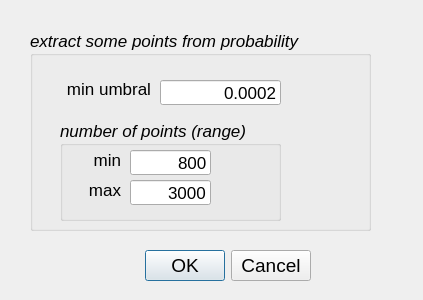
<?xml version="1.0" encoding="UTF-8"?>
<ui version="4.0">
 <class>DlgOgl</class>
 <widget class="QDialog" name="DlgOgl">
  <property name="geometry">
   <rect>
    <x>0</x>
    <y>0</y>
    <width>423</width>
    <height>300</height>
   </rect>
  </property>
  <property name="font">
   <font>
    <pointsize>13</pointsize>
   </font>
  </property>
  <property name="windowTitle">
   <string>OpenGL ( render DIrac 3D np array )</string>
  </property>
  <widget class="QDialogButtonBox" name="buttonBox">
   <property name="geometry">
    <rect>
     <x>50</x>
     <y>250</y>
     <width>261</width>
     <height>32</height>
    </rect>
   </property>
   <property name="font">
    <font>
     <pointsize>14</pointsize>
    </font>
   </property>
   <property name="orientation">
    <enum>Qt::Horizontal</enum>
   </property>
   <property name="standardButtons">
    <set>QDialogButtonBox::Cancel|QDialogButtonBox::Ok</set>
   </property>
  </widget>
  <widget class="QGroupBox" name="groupBox">
   <property name="geometry">
    <rect>
     <x>30</x>
     <y>30</y>
     <width>341</width>
     <height>201</height>
    </rect>
   </property>
   <property name="font">
    <font>
     <pointsize>13</pointsize>
     <italic>true</italic>
    </font>
   </property>
   <property name="title">
    <string>extract some points from probability</string>
   </property>
   <widget class="QLabel" name="label">
    <property name="geometry">
     <rect>
      <x>10</x>
      <y>50</y>
      <width>111</width>
      <height>17</height>
     </rect>
    </property>
    <property name="font">
     <font>
      <italic>false</italic>
     </font>
    </property>
    <property name="text">
     <string>min umbral</string>
    </property>
    <property name="alignment">
     <set>Qt::AlignRight|Qt::AlignTrailing|Qt::AlignVCenter</set>
    </property>
   </widget>
   <widget class="QLineEdit" name="txumbral">
    <property name="geometry">
     <rect>
      <x>130</x>
      <y>50</y>
      <width>121</width>
      <height>25</height>
     </rect>
    </property>
    <property name="font">
     <font>
      <italic>false</italic>
     </font>
    </property>
    <property name="toolTip">
     <string>&lt;html&gt;&lt;head/&gt;&lt;body&gt;&lt;p&gt;&lt;span style=&quot; font-size:10pt;&quot;&gt;Min percent from the max probabilty to include a point from psi probability. This can change autmatically change if number os points are not in the below range&lt;/span&gt;&lt;/p&gt;&lt;/body&gt;&lt;/html&gt;</string>
    </property>
    <property name="text">
     <string>0.0002</string>
    </property>
    <property name="alignment">
     <set>Qt::AlignRight|Qt::AlignTrailing|Qt::AlignVCenter</set>
    </property>
   </widget>
   <widget class="QGroupBox" name="groupBox_2">
    <property name="geometry">
     <rect>
      <x>30</x>
      <y>90</y>
      <width>221</width>
      <height>101</height>
     </rect>
    </property>
    <property name="title">
     <string>number of points (range)</string>
    </property>
    <widget class="QLineEdit" name="txminPoints">
     <property name="geometry">
      <rect>
       <x>70</x>
       <y>30</y>
       <width>81</width>
       <height>25</height>
      </rect>
     </property>
     <property name="font">
      <font>
       <italic>false</italic>
      </font>
     </property>
     <property name="toolTip">
      <string>&lt;html&gt;&lt;head/&gt;&lt;body&gt;&lt;p&gt;&lt;span style=&quot; font-size:10pt;&quot;&gt;min number of points to extract from numpy 3D array&lt;/span&gt;&lt;/p&gt;&lt;/body&gt;&lt;/html&gt;</string>
     </property>
     <property name="text">
      <string>800</string>
     </property>
     <property name="alignment">
      <set>Qt::AlignRight|Qt::AlignTrailing|Qt::AlignVCenter</set>
     </property>
    </widget>
    <widget class="QLabel" name="label_2">
     <property name="geometry">
      <rect>
       <x>20</x>
       <y>30</y>
       <width>41</width>
       <height>20</height>
      </rect>
     </property>
     <property name="font">
      <font>
       <italic>false</italic>
      </font>
     </property>
     <property name="text">
      <string>min</string>
     </property>
     <property name="alignment">
      <set>Qt::AlignRight|Qt::AlignTrailing|Qt::AlignVCenter</set>
     </property>
    </widget>
    <widget class="QLineEdit" name="txmaxpoints">
     <property name="geometry">
      <rect>
       <x>70</x>
       <y>60</y>
       <width>81</width>
       <height>25</height>
      </rect>
     </property>
     <property name="font">
      <font>
       <italic>false</italic>
      </font>
     </property>
     <property name="toolTip">
      <string>&lt;html&gt;&lt;head/&gt;&lt;body&gt;&lt;p&gt;&lt;span style=&quot; font-size:10pt;&quot;&gt;max number of points to extract from numpy 3D array&lt;/span&gt;&lt;/p&gt;&lt;/body&gt;&lt;/html&gt;</string>
     </property>
     <property name="text">
      <string>3000</string>
     </property>
     <property name="alignment">
      <set>Qt::AlignRight|Qt::AlignTrailing|Qt::AlignVCenter</set>
     </property>
    </widget>
    <widget class="QLabel" name="label_3">
     <property name="geometry">
      <rect>
       <x>20</x>
       <y>60</y>
       <width>41</width>
       <height>20</height>
      </rect>
     </property>
     <property name="font">
      <font>
       <italic>false</italic>
      </font>
     </property>
     <property name="text">
      <string>max</string>
     </property>
     <property name="alignment">
      <set>Qt::AlignRight|Qt::AlignTrailing|Qt::AlignVCenter</set>
     </property>
    </widget>
   </widget>
  </widget>
 </widget>
 <resources/>
 <connections>
  <connection>
   <sender>buttonBox</sender>
   <signal>accepted()</signal>
   <receiver>DlgOgl</receiver>
   <slot>accept()</slot>
   <hints>
    <hint type="sourcelabel">
     <x>248</x>
     <y>254</y>
    </hint>
    <hint type="destinationlabel">
     <x>157</x>
     <y>274</y>
    </hint>
   </hints>
  </connection>
  <connection>
   <sender>buttonBox</sender>
   <signal>rejected()</signal>
   <receiver>DlgOgl</receiver>
   <slot>reject()</slot>
   <hints>
    <hint type="sourcelabel">
     <x>316</x>
     <y>260</y>
    </hint>
    <hint type="destinationlabel">
     <x>286</x>
     <y>274</y>
    </hint>
   </hints>
  </connection>
 </connections>
</ui>
